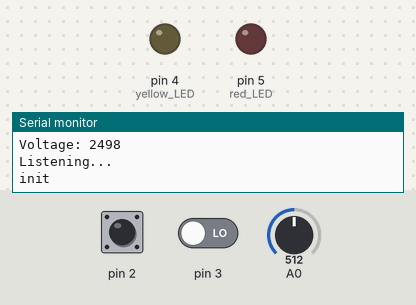
Bench run of a sketch on a simulated Arduino Uno, built with avr-gcc and run on an emulated ATmega328P. Parts: output pins drawn as LEDs (lit = HIGH), the last lines printed to the serial monitor. Dashed ring = blinking. The inputs (shaded band) are chosen by the test bench; at power-on: pin 2 HIGH, A0 = 512, pin 3 LOW.

Above: at 1.5 s.
1.6 s: pin 2 driven LOW
At 2.6 s:
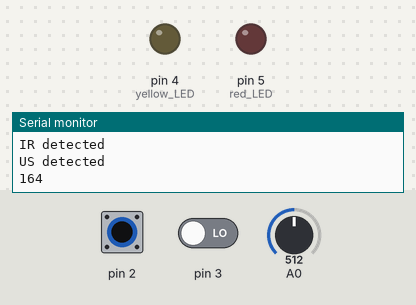
3.2 s: A0 set to 716
At 4.5 s:
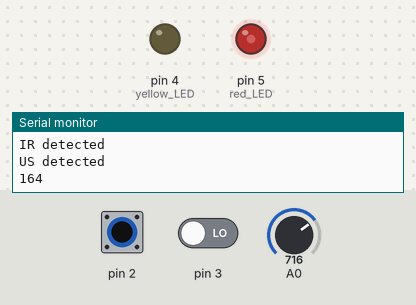
5.5 s: A0 set to 900
At 7.2 s:
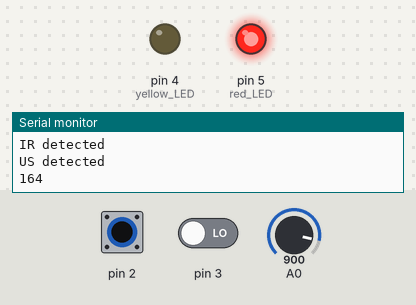
7.5 s: pin 2 pulsed HIGH 2 times (0.12 s each, 0.3 s apart)
At 7.67 s:
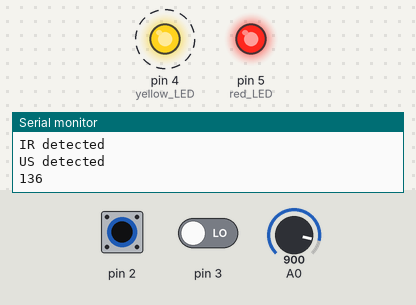
Timing chart, 0 to 10.5 s (numbered marks = the images above; inputs shaded):
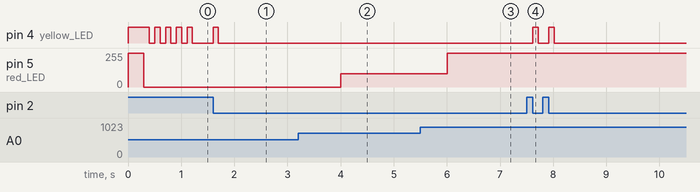

Measured:
- after the input at 1.6 s, pin 4 (yellow_LED): LOW → HIGH at once, → LOW 0.10 s later
- after the input at 3.2 s, pin 5 (red_LED): 0/255 → 98/255 after 0.81 s
- after the input at 5.5 s, pin 5 (red_LED): 98/255 → 255/255 after 0.51 s
- after the input at 7.5 s, pin 4 (yellow_LED): alternates HIGH for 0.10 s and LOW for 0.20 s, 4 changes in all, then stays LOW, starting after 0.12 s
- by itself, pin 4 (yellow_LED): alternates HIGH for 0.10 s and LOW for 0.10 s, 9 changes in all, then stays LOW

The sketch:

empfaenger.ino
```cpp
//tracking station v0.7
#define VERSION "v0.7"
#define DEVICEID 2

#include <SPI.h>
#include <Mirf.h>
#include <nRF24L01.h>
#include <MirfHardwareSpiDriver.h>

// NRF24 settings
#define RFADDR "alex1"
#define RFBASE "alex0"
#define RFCHANNEL 42

//constants
const int MYADDR = DEVICEID;
const int BASEADDR = 1;


// Global Variables
int BatteryVoltage; // in mV
volatile byte State=0;
unsigned long PID=0; // Package identifier
byte Blink = 10; //let the yoellow LED blink
volatile unsigned long USDetectionTime=0, IRDetectionTime=0;
unsigned long Result =0;

// read PID from EEPROM
unsigned long readPID() {
  return long(0);
  /*
    return ( (EEPROM.read(0) << 24)
                   + (EEPROM.read(1) << 16)
                   + (EEPROM.read(2) << 8)
                   + (EEPROM.read(3) ) );
  */
}

// check Battery Voltage
void readBattery() {
  int pwm;
  BatteryVoltage=analogRead(A0);
  BatteryVoltage=BatteryVoltage*4.88;
  pwm=(BatteryVoltage-3000)/5.0;
  if (pwm>255) pwm=255;
  else if (pwm<0) pwm=0;
  analogWrite(5, pwm);
}


void blink () {
  //digitalWrite(4, Blink%2);
  //the following lines are functionally identical to the line above, but much faster
  // Arduino Pin 4 = PortD Bit 4
  if(Blink%2) {
    PORTD |= (1 << 4);    /* setzt Bit 4 an PortD auf 1 ==> HIGH */
  } else {
    PORTD &= ~(1 << 4);   /* loescht Bit 4 an PortD ==> LOW */
  }
}

byte parseMsg() {
  byte data[32];
  Mirf.getData(data);
  if(data[0] == (byte)((MYADDR & 0xFF00) >> 8) && data[1] == (byte)(MYADDR & 0x00FF)) {
    switch(data[7]) {
      case 2:
        State = 5;
        break;
      case 3:

        break;
      case 5:
        byte *tmp;
        tmp =(byte *)&Result;
        sendMsg(BASEADDR, (byte)6, tmp);
        break;
      case 99:
        Blink = data[8];
        break;
      case 4:
       //todo
        break;
      default:
        return 0; //kenne Datentyp nicht
    }
  } else {
    return 0; //Nachricht nicht für mich
  }
}

//interrupt service routine pin 2 (PD2)
void ISR_0 () {
  IRDetectionTime = micros();
  State = 10;
}

//interrupt service routine pin 3 (PD3)
void ISR_1 () {
  USDetectionTime = micros();
  State = 20;
  detachInterrupt(1);
}

void sendMsg(int receiver, byte type, byte payload[]) {
  byte data[32];
  Mirf.setTADDR((byte *)RFBASE);
  data[0] = (byte)((receiver & 0xFF00) >> 8 );
  data[1] = (byte)((receiver & 0x00FF));
  data[2] = (byte)((MYADDR & 0xFF00) >> 8 );
  data[3] = (byte)((MYADDR & 0x00FF));
  data[4] = (byte)((PID & 0xFF00000) >> 16 );
  data[5] = (byte)((PID & 0x00FF00) >> 8 );
  data[6] = (byte)((PID & 0x0000FF));
  data[7] = type;
  for(int i = 0; i<24;i++){
    data[i+8] = payload[i];
  }
  Mirf.send(data);
  PID++;
}

void setup(){
  Serial.begin(9600);
  Serial.print("tracking station ");
  Serial.print(VERSION);
  Serial.print(" - Device ");
  Serial.print(DEVICEID);
  Serial.print("\n");

  pinMode(4, OUTPUT); //yellow LED
  pinMode(5, OUTPUT); //red LED
  //pinMode(2, INPUT);
  //pinMode(3, INPUT);
  //digitalWrite(2, HIGH); //Pullup
  //digitalWrite(3, HIGH); //Pullup
  digitalWrite(4, HIGH);
  digitalWrite(5, HIGH);
  delay(300);
  digitalWrite(4, LOW);
  digitalWrite(5, LOW);

  readBattery();
  Serial.print("Voltage: ");
  Serial.println(BatteryVoltage);

  //init NRF24
  Mirf.spi = &MirfHardwareSpi;
  Mirf.cePin = 9;
  Mirf.csnPin = 10;
  Mirf.init();
  Mirf.setRADDR((byte *)RFADDR);
  Mirf.payload = 32;
  Mirf.channel = RFCHANNEL;
  Mirf.config();

  PID = readPID();

  Serial.println("Listening...");
}

void loop(){
  static unsigned long blinktime=0, batterytime=0;
  unsigned long deltat = 0;
  switch (State) { //Statemachine
    case 0:
      //init
      sendMsg(BASEADDR, (byte)0, (byte*)MYADDR); // Bei der Basisstation melden
      attachInterrupt(0, ISR_0, FALLING); // Interrupt für Infrarot aktivieren
      State = 5;
      Serial.print("init\n");
      break;
    case 2:{
      static unsigned long inittime = 0;
      if( millis() - inittime > 150 )
      {
        byte payload[24] = {0};
        payload[0] = (byte)(((int)MYADDR & 0xFF00) >> 8 );
        payload[1] = (byte)(((int)MYADDR & 0x00FF));
        sendMsg(BASEADDR, (byte)1, payload);
        inittime = millis();
        Serial.print("register\n");
      }
      break;
    }
    case 5:
      //idle
      if(!Mirf.isSending() && Mirf.dataReady()){
        parseMsg();
      }
      if (Blink && millis() - blinktime > 100) {
        blinktime = millis();
        Blink--;
        blink();
      }
      if (millis() - batterytime > 1000) {
        batterytime = millis();
        readBattery();
      }
      //Serial.print(".");
      break;
    case 10:
      //IR detected
      //attachInterrupt(1, ISR_1, FALLING); // US Interrupt aktivieren
      State = 15;
        Serial.print("IR detected\n");
      break;
    case 15:
      //waiting for US
      if (((PIND & 0x08)>>3)^1) {
        USDetectionTime = micros();
        State = 20;
      } else if(micros() - IRDetectionTime > 190000) { // Abbrechen falls nach 100ms kein US detektiert
        Serial.print("US to late ");
        byte tmp[4] = {0,0,0,0};
        Result = 0;
        sendMsg(BASEADDR, (byte)42, tmp);
        State = 5;
        //detachInterrupt(1);
      }
      break;
    case 20:
      //US detected
      deltat = USDetectionTime - IRDetectionTime;
      Result = deltat;
      byte *tmp;
      tmp =(byte *)&deltat;
      sendMsg(BASEADDR, (byte)42, tmp);
      Blink = 2;
      State = 5;
        Serial.print("US detected\n");
        Serial.println(deltat);
      break;
    case 25:

      break;
    case 30:

      break;
    case 35:

      break;
    case 40:

      break;
    case 45:

      break;
    case 50:

      break;
    case 55:

      break;
  }
}
```
